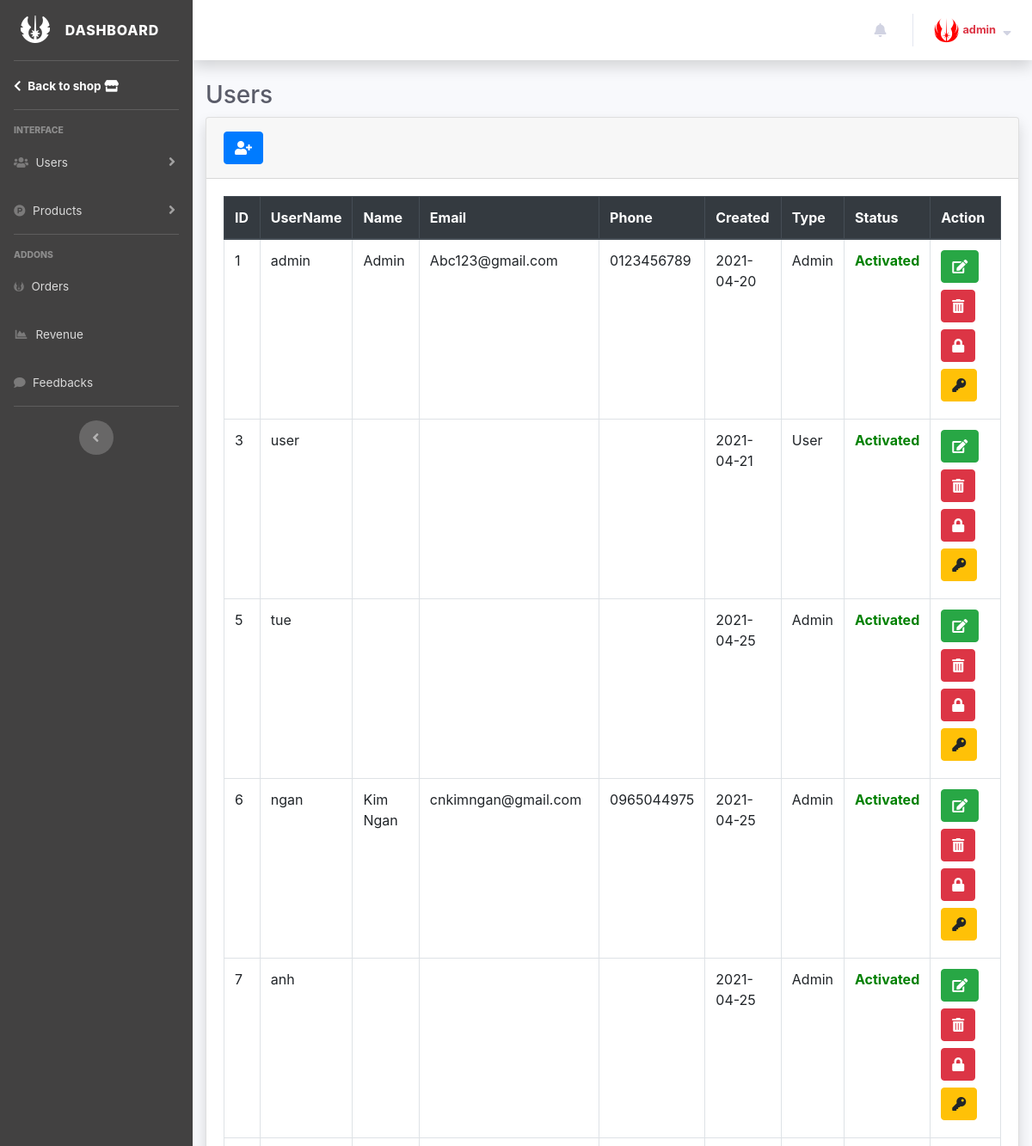
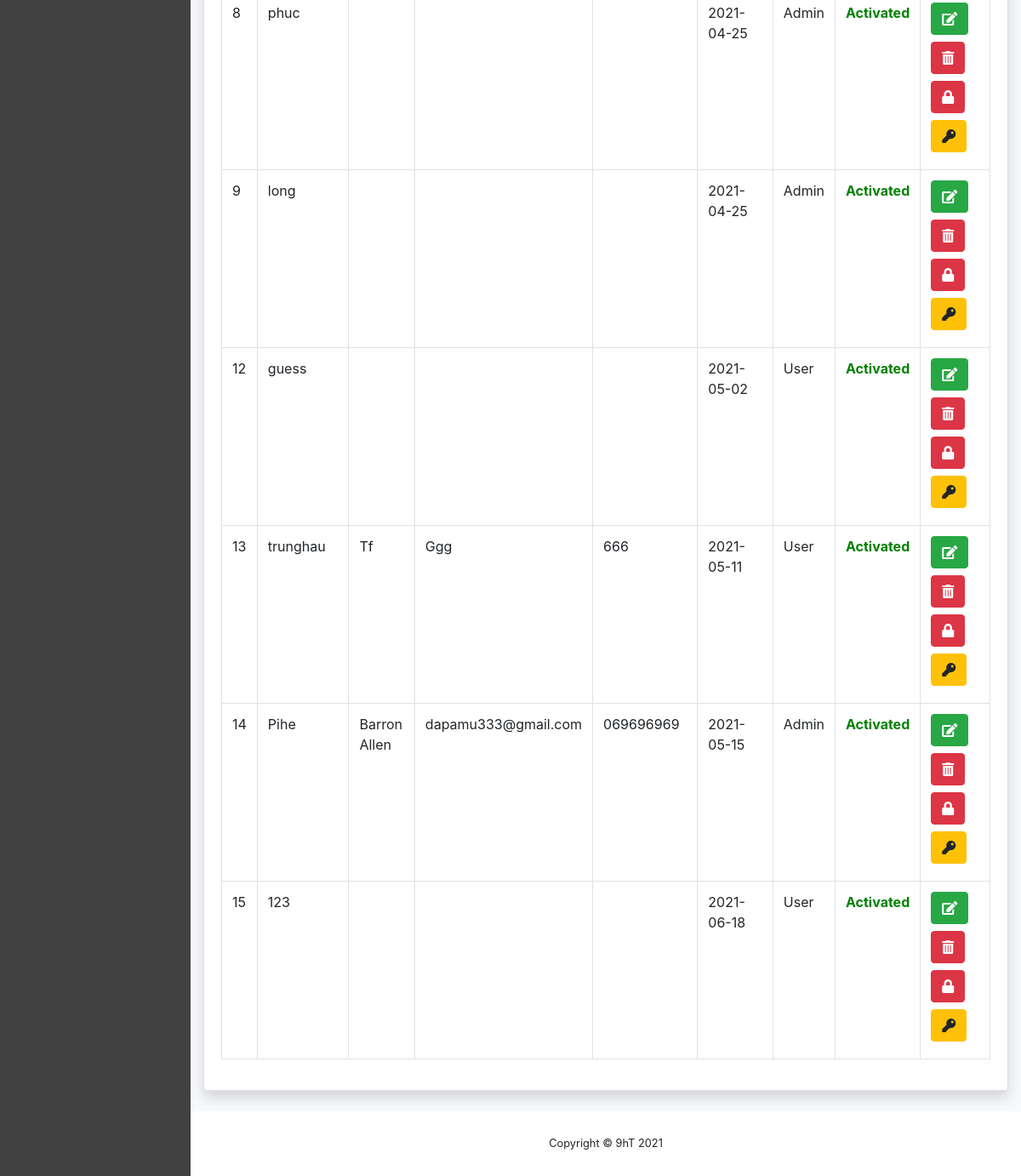
Page /Admin/User/Index (signed in) on the earlier database version (2 pictures, top to bottom).
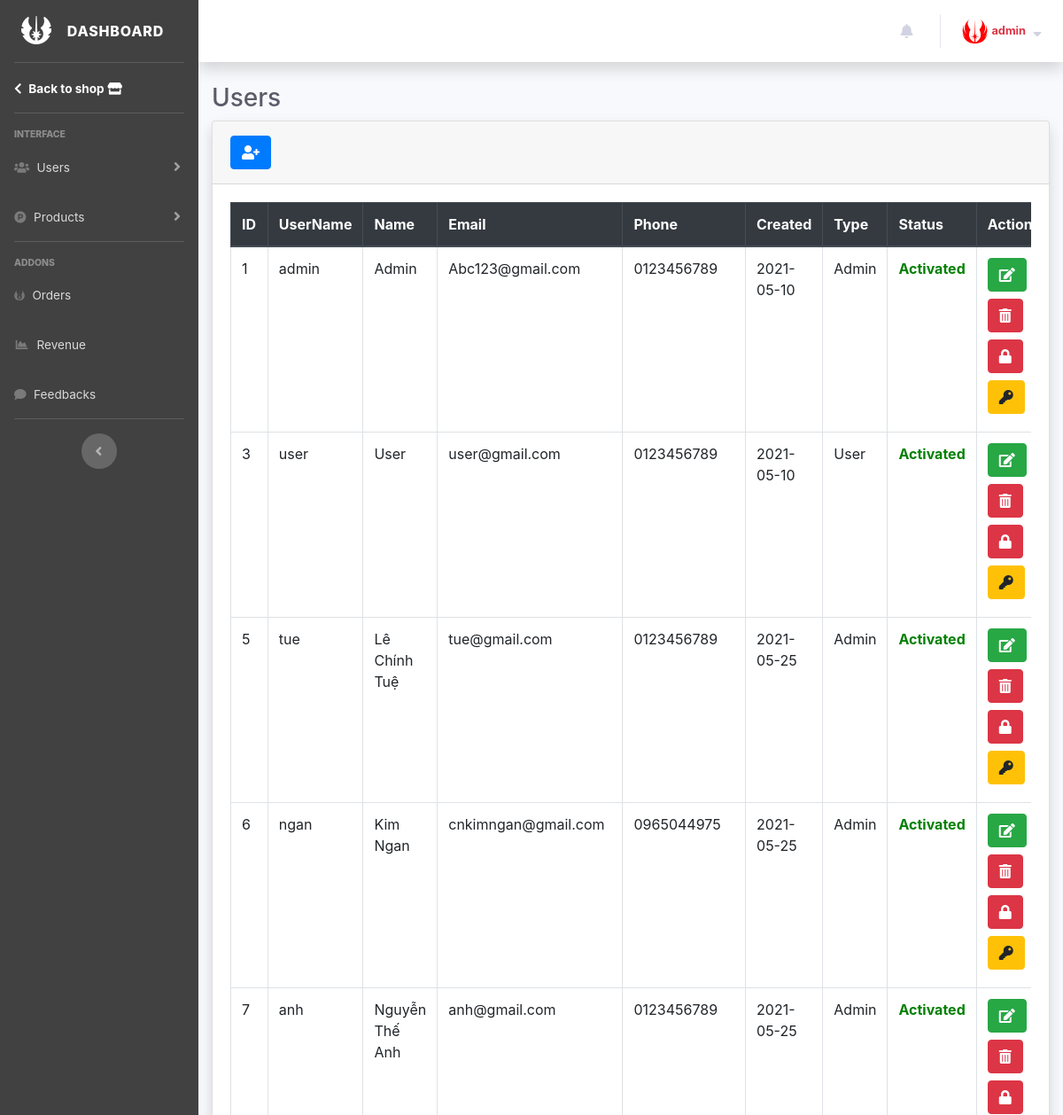
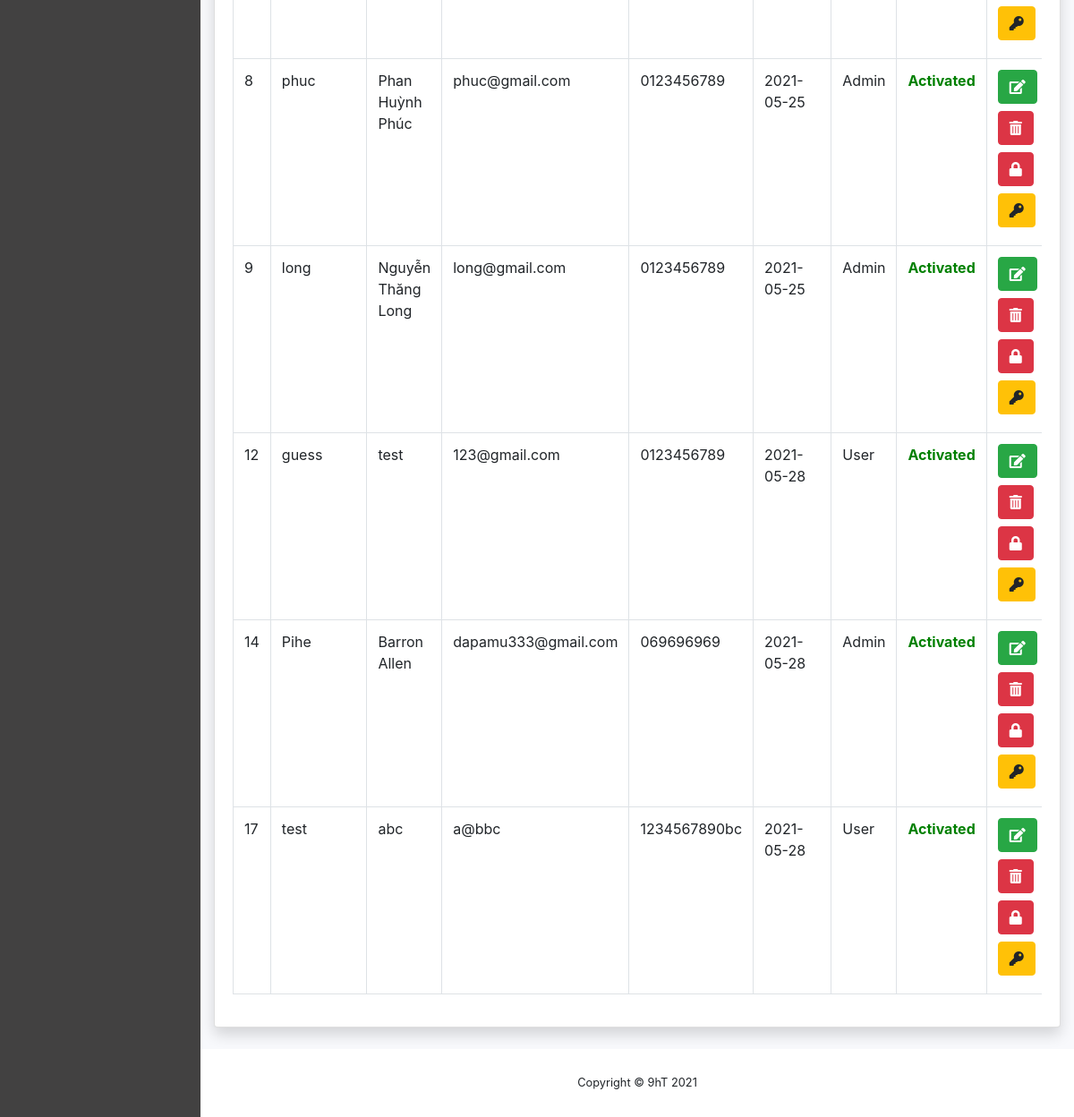
Same page on the later database version (2 pictures, top to bottom).
### tables this page shows
CREATE TABLE `account` (
  `ID` int(11) NOT NULL,
  `UserName` varchar(50) NOT NULL,
  `PassWord` char(255) NOT NULL,
  `Name` varchar(250) DEFAULT NULL,
  `Address` varchar(250) DEFAULT NULL,
  `Email` varchar(250) DEFAULT NULL,
  `Phone` varchar(50) DEFAULT NULL,
  `SecretQuestion` varchar(250) DEFAULT NULL,
  `SecretAnswer` varchar(250) DEFAULT NULL,
  `CreatedDay` date DEFAULT NULL,
  `Type` int(10) NOT NULL DEFAULT 0,
  `Status` tinyint(1) NOT NULL DEFAULT 1
);

### MVC/Admin/Controllers/User.php (called while the page is built, shortened)
<?php
class User extends ViewModel{
    public function Index(){
        $account = $this->getModel('AccountDAL');
        $listAccountJSON = json_decode($account->getListAccount(),true);
        $this->loadView('Shared','Layout',[
            'title'=>'Users',
            'page'=>'User/Index',
            'listAccount'=>$listAccountJSON,
            'countUser'=>$_SESSION['COUNT_USERS_SESSION'],
			'countAdmin'=>$_SESSION['COUNT_ADMINS_SESSION'],
			'countProduct'=>$_SESSION['COUNT_PRODUCTS_SESSION'],
			'countContact'=>$_SESSION['COUNT_FEEDBACKS_SESSION'],
			'countUnRead'=>$_SESSION['COUNT_UNREADS_SESSION'],
            'listUnRead'=>$_SESSION['LIST_UNREADS_SESSION']
        ],1);
    }
}
?>

### MVC/Core/App.php (called while the page is built, shortened)
<?php
class App{
	protected $controller = 'Home';
	protected $action = 'Index';
	protected $type = '';
	function __construct(){
		$url = $this->getUrl();
		$link = './MVC/Controllers/';
		if ($this->type == 'Admin'){
			$link = './MVC/Admin/Controllers/';
		}
		if (file_exists($link.$url[0].'.php')) {
			$this->controller = $url[0];
		}
		unset($url[0]);
		if (isset($url[1])) {
			if (method_exists($this->controller, $url[1])) {
				$this->action = $url[1];
			}
			unset($url[1]);
		}
		$this->controller = new $this->controller;
		$this->parametres = (!empty($url))?array_values($url):[];
		call_user_func_array(array($this->controller,$this->action), $this->parametres);
	}
	private function getURL(){
		$url = isset($_GET['url'])?explode('/', trim($_GET['url'],'/')):[$this->controller,$this->action];
		if ($url[0] == 'Admin'){
			$this->type = 'Admin';
			unset($url[0]);
			return (!empty($url))?array_values($url):[$this->controller,$this->action];
		}
		return $url;
	}
}
?>

### index.php (called while the page is built, shortened)
<?php
	$init = new App();
?>

### MVC/Core/Database.php (called while the page is built, shortened)
<?php
class Database{
	function __construct(){
		try {
			$this->connectionString = mysqli_connect(DB_HOST,DB_USERNAME,DB_PASSWORD,DB_SERVERNAME);
		} catch (Exception $e) {
			exit($e->getMessage());
		}
	}
}
?>

### MVC/Models/AccountDAL.php (called while the page is built, shortened)
<?php
class AccountDAL extends Database{
	public function getListAccount(){
		$query = "SELECT * FROM account";
		$result = mysqli_query($this->connectionString,$query);
		$array = array();
		while ($rows = mysqli_fetch_assoc($result)){
			$array[] = $rows;
		}
		return json_encode($array);
	}
}
?>

### MVC/Admin/Views/User/Index.php (the view, shortened to what this page needs)
<div class="container-fluid">
    <h1 class="h3 mb-2 text-gray-800">Users</h1>
    <div class="card shadow mb-4">
        <div class="card-header py-3">
            <span data-toggle="modal" data-target="#addModal">
                <button title="Add User" class="btn btn-primary"><i class="fas fa-user-plus"></i></button>
            </span>
        </div>
        <div class="card-body">
            <div class="table-responsive">
                <table class="table table-bordered table-hover" id="dataTable" width="100%">
                    <thead class="thead-dark">
                        <tr>
                            <th>ID</th>
                            <th>UserName</th>
                            <th>Name</th>
                            <th>Email</th>
                            <th>Phone</th>
                            <th>Created</th>
                            <th>Type</th>
                            <th>Status</th>
                            <th>Action</th>
                        </tr>
                    </thead>
                    <tbody class="table-users">
                        <?php foreach ($model['listAccount'] as $item) : ?>
                            <tr>
                                <td><?php echo $item['ID']; ?></td>
                                <td><?php echo $item['UserName']; ?></td>
                                <td><?php echo $item['Name']; ?></td>
                                <td><?php echo $item['Email']; ?></td>
                                <td><?php echo $item['Phone']; ?></td>
                                <td><?php echo $item['CreatedDay']; ?></td>
                                <td><?php echo ($item['Type'] == 0) ? 'User' : 'Admin'; ?></td>
                                <td>
                                    <?php if ($item['Status'] == 1) : ?>
                                        <label style="color: green; font-weight: bold;">Activated</label>
                                    <?php else : ?>
                                        <label style="color: red; font-weight: bold;">Locked</label>
                                    <?php endif; ?>
                                </td>
                                <td>
                                    <span onclick="passDataEditUser(
                            <?php echo $item['ID']; ?>,
                            '<?php echo $item['Name']; ?>',
                            '<?php echo $item['Email']; ?>',
                            '<?php echo $item['Phone']; ?>',
                            '<?php echo $item['Address']; ?>',
                            <?php echo $item['Type']; ?>
                          );" data-toggle="modal" data-target="#editModal">
                                        <button title="Edit" class="btn btn-success mb-2"><i class="fas fa-edit"></i></button>
                                    </span>
                                    <span onclick="passDataRemove(<?php echo $item['ID'] ?>,'<?php echo $item['UserName']; ?>');" data-toggle="modal" data-target="#removeModal">
                                        <button title="Remove" class="btn btn-danger mb-2"><i class="fas fa-trash-alt"></i></button>
                                    </span>
                                    <span>
                                        <?php if ($item['Status'] == 1) : ?>
                                            <button title="Lock" onclick="switchStatus(<?php echo $item['ID']; ?>);" class="btn btn-danger mb-2"><i class="fas fa-lock"></i></button>
                                        <?php else : ?>
                                            <button title="Unlock" onclick="switchStatus(<?php echo $item['ID']; ?>);" class="btn btn-danger mb-2"><i class="fas fa-lock-open"></i></button>
                                        <?php endif; ?>
                                    </span>
                                    <span onclick="passDataReset(<?php echo $item['ID'] ?>);" data-toggle="modal" data-target="#resetPassModal">
                                        <button title="Reset Password" class="btn btn-warning mb-2"><i class="fas fa-key"></i></button>
                                    </span>
                                </td>
                            </tr>
                        <?php endforeach; ?>
                    </tbody>
                </table>
            </div>
        </div>
    </div>
</div>

### MVC/Core/ViewModel.php (shortened to what this page needs)
<?php
class ViewModel{
	protected function loadView($controller,$action,$model=[],$type=0){
		$link = './MVC/Views/';
		if ($type == 1){
			$link = './MVC/Admin/Views/';
		}
		if (file_exists($link.$controller.'/'.$action.'.php')) {
			require_once($link.$controller.'/'.$action.'.php');
		}
		else {
			require_once($link.'Shared/404.php');
		}
	}
}
?>

### MVC/Admin/Views/Shared/Layout.php (shortened to what this page needs)
<!DOCTYPE html>
<html>
<head>
  <link rel="stylesheet" href="<?php echo ADMIN_CSS_URL; ?>/sb-admin-2.css">
  <link rel="stylesheet" href="https://cdnjs.cloudflare.com/ajax/libs/twitter-bootstrap/4.5.2/css/bootstrap.css">
  <link rel="stylesheet" href="https://cdn.datatables.net/1.10.24/css/dataTables.bootstrap4.min.css">
  <link rel="stylesheet" href="https://cdnjs.cloudflare.com/ajax/libs/font-awesome/5.15.2/css/all.min.css">
  <link rel="stylesheet" href="https://maxcdn.bootstrapcdn.com/bootstrap/4.5.2/css/bootstrap.min.css">
</head>
<body id="page-top">
  <div id="wrapper">
    <ul class="navbar-nav bg-gradient-primary sidebar sidebar-dark accordion" id="accordionSidebar">
      <a class="sidebar-brand d-flex align-items-center justify-content-center" href="<?php echo ADMIN_BASE_URL; ?>">
        <div class="sidebar-brand-icon">
          <i class="fas fa-jedi"></i>
        </div>
        <div class="sidebar-brand-text mx-3">Dashboard</div>
      </a>
      <hr class="sidebar-divider my-0">
      <li class="nav-item active">
        <a class="nav-link" href="<?php echo BASE_URL; ?>">
          <i class="fas fa-chevron-left"></i>
          <span>Back to shop</span>
          <i class="fas fa-store"></i>
        </a>
      </li>
      <hr class="sidebar-divider">
      <div class="sidebar-heading">
        Interface
      </div>
      <li class="nav-item">
        <a class="nav-link collapsed" href="#" data-toggle="collapse" data-target="#collapseTwo" aria-expanded="true" aria-controls="collapseTwo">
          <i class="fas fa-users"></i>
          <span>Users</span>
        </a>
      </li>
      <li class="nav-item">
        <a class="nav-link collapsed" href="#" data-toggle="collapse" data-target="#collapseUtilities" aria-expanded="true" aria-controls="collapseUtilities">
          <i class="fab fa-product-hunt"></i>
          <span>Products</span>
        </a>
      </li>
      <hr class="sidebar-divider">
      <div class="sidebar-heading">
        Addons
      </div>
      <li class="nav-item">
        <a class="nav-link" href="<?php echo ADMIN_BASE_URL; ?>Order/Index">
          <i class="fab fa-jedi-order"></i>
          <span>Orders</span></a>
      </li>
      <li class="nav-item">
        <a class="nav-link" href="<?php echo ADMIN_BASE_URL; ?>Revenue/Index/<?php echo date('Y'); ?>">
          <i class="fas fa-fw fa-chart-area"></i>
          <span>Revenue</span></a>
      </li>
      <li class="nav-item">
        <a class="nav-link" href="<?php echo ADMIN_BASE_URL; ?>Feedback/Index">
          <i class="fas fa-comment"></i>
          <span>Feedbacks</span></a>
      </li>
      <hr class="sidebar-divider d-none d-md-block">
      <div class="text-center d-none d-md-inline">
        <button class="rounded-circle border-0" id="sidebarToggle"></button>
      </div>
    </ul>
    <div id="content-wrapper" class="d-flex flex-column">
      <div id="content">
        <nav class="navbar navbar-expand navbar-light bg-white topbar mb-4 static-top shadow">
          <ul class="navbar-nav ml-auto">
            <li class="nav-item dropdown no-arrow d-sm-none">
            <li class="nav-item dropdown no-arrow mx-1">
              <a class="nav-link dropdown-toggle" href="#" id="alertsDropdown" role="button" data-toggle="dropdown" aria-haspopup="true" aria-expanded="false">
                <i class="fas fa-bell fa-fw"></i>
              </a>
            </li>
            <li class="nav-item dropdown no-arrow">
              <a class="nav-link dropdown-toggle" href="#" id="userDropdown" role="button" data-toggle="dropdown" aria-haspopup="true" aria-expanded="false">
                <i style="margin-right:5px;color:red;" class="fab fa-jedi-order fa-2x"></i>
                <span style="font-weight:bold;" class="mr-2 d-none d-lg-inline text-danger small"><?php echo $_SESSION['USER_SESSION']; ?></span>
                <i class="fas fa-sort-down"></i>
              </a>
            </li>
          </ul>
        </nav>
        <?php
		      if (file_exists($link.$model['page'].'.php')){
			      require_once($link.$model['page'].'.php');
		      }
	      ?>
      </div>
      <footer class="sticky-footer bg-white">
        <div class="container my-auto">
          <div class="copyright text-center my-auto">
            <span>Copyright &copy; 9hT <?php echo date('Y'); ?></span>
          </div>
        </div>
      </footer>
    </div>
  </div>
</body>
</html>

Differences in the rows shown:
removed account: ID "13", UserName "trunghau", Name "Tf", Email "Ggg", Phone "666", CreatedDay "2021-05-11", Type "User", Status "Activated"
removed account: ID "15", UserName "123", CreatedDay "2021-06-18", Type "User", Status "Activated"
changed account "admin": CreatedDay "2021-04-20" → "2021-05-10"
changed account "user": Name (not shown) → "User"; Email (not shown) → "user@gmail.com"; Phone (not shown) → "0123456789"; CreatedDay "2021-04-21" → "2021-05-10"
changed account "tue": Name (not shown) → "Lê Chính Tuệ"; Email (not shown) → "tue@gmail.com"; Phone (not shown) → "0123456789"; CreatedDay "2021-04-25" → "2021-05-25"
changed account "ngan": CreatedDay "2021-04-25" → "2021-05-25"
changed account "anh": Name (not shown) → "Nguyễn Thế Anh"; Email (not shown) → "anh@gmail.com"; Phone (not shown) → "0123456789"; CreatedDay "2021-04-25" → "2021-05-25"
changed account "phuc": Name (not shown) → "Phan Huỳnh Phúc"; Email (not shown) → "phuc@gmail.com"; Phone (not shown) → "0123456789"; CreatedDay "2021-04-25" → "2021-05-25"
changed account "long": Name (not shown) → "Nguyễn Thăng Long"; Email (not shown) → "long@gmail.com"; Phone (not shown) → "0123456789"; CreatedDay "2021-04-25" → "2021-05-25"
changed account "guess": Name (not shown) → "test"; Email (not shown) → "123@gmail.com"; Phone (not shown) → "0123456789"; CreatedDay "2021-05-02" → "2021-05-28"
changed account "Pihe": CreatedDay "2021-05-15" → "2021-05-28"
added account: ID "17", UserName "test", Name "abc", Email "a@bbc", Phone "1234567890bc", CreatedDay "2021-05-28", Type "User", Status "Activated"
